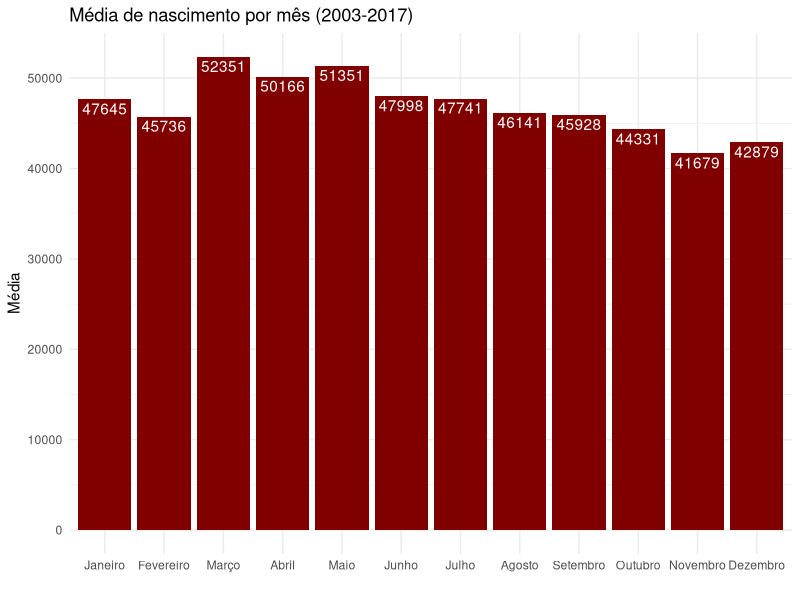

Write the R code that produced this figure. (Note: this script raises an error after producing the figure.)

library(readxl)
library(dplyr)
library(stringr)
library(magrittr)
library(purrr)
library(tidyr)
library(ggplot2)

# base de dados -----------------------------------------------------------

# raw_data <- 
#   map(1:32,
#       ~ read_excel("../data/tabela_registro_civil.xlsx", skip = 4, n_max = 380, sheet = .x) %>% 
#         select(-c(1:3)) %>% 
#         rename_at(1:2, ~ c("idade_da_mae_na_ocasiao_do_parto", "ano")) %>% 
#         mutate(idade_da_mae_na_ocasiao_do_parto = rep(idade_da_mae_na_ocasiao_do_parto[seq(1,380,10)], each = 10)) %>% 
#         cbind(
#           "GR_UF" = read_excel("../data/tabela_registro_civil.xlsx", skip = 2, n_max = 2, sheet = .x) %>% 
#             select(1) %>% 
#             names() %>% 
#             str_sub(start = 49)
#         ) %>% 
#         as_tibble() %>% 
#         mutate(GR_UF = as.character(GR_UF))
#   )

base_gr <-
  map(1:5,
      ~ read_excel("../data/tabela_registro_civil.xlsx", skip = 4, n_max = 15, sheet = .x) %>%
        select(-c(1:4)) %>%
        rename_at(1, ~ c("ano")) %>%
        cbind(
          "GR" = read_excel("../data/tabela_registro_civil.xlsx", skip = 2, n_max = 2, sheet = .x) %>%
            select(1) %>%
            names() %>%
            str_sub(start = 49)
        ) %>%
        as_tibble() %>%
        mutate(GR = as.character(GR))
  )

base_uf <-
  map(6:32,
      ~ read_excel("../data/tabela_registro_civil.xlsx", skip = 4, n_max = 15, sheet = .x) %>%
        select(-c(1:4)) %>%
        rename_at(1, ~ c("ano")) %>%
        cbind(
          "UF" = read_excel("../data/tabela_registro_civil.xlsx", skip = 2, n_max = 2, sheet = .x) %>%
            select(1) %>%
            names() %>%
            str_sub(start = 49)
        ) %>%
        as_tibble() %>%
        mutate(UF = as.character(UF))
  )

# base_gr %>% bind_rows() %>% write.csv("../data/base por gr.csv", row.names = F)
# base_uf %>% bind_rows() %>% write.csv("../data/base por uf.csv", row.names = F)


# rascunho ----------------------------------------------------------------

meses_12 <- base_gr %>% 
  bind_rows() %>% 
  gather(mes, value, -ano, -GR) %>% 
  distinct(mes)

# p1 <- 
  base_gr %>% 
  bind_rows() %>% 
  gather(mes, value, -ano, -GR) %>% 
  mutate(value = as.numeric(value)) %>% 
  group_by(mes) %>% 
  summarise(media = mean(value, na.rm = T)) %>% 
  ungroup() %>% 
  mutate(mes = factor(mes, levels = meses_12$mes)) %>% 
  ggplot(aes(mes, media)) +
  geom_bar(stat = 'identity', fill = "#800000") +
  theme_minimal() +
  geom_text(aes(label = media %>% round), nudge_y = -1000, color = "white") +
  labs(x = "", y = "Média", title = "Média de nascimento por mês (2003-2017)")


# -------------------------------------------------------------------------

meses

temp_sol <- 
  base_gr %>% 
  bind_rows() %>% 
  select(13,2,3, 8:10) %>% 
  gather(mes, value)
  # mutate(value = as.numeric(value)) %>% 
  # group_by(mes) %>% 
  # summarise(media = mean(value, na.rm = T)) %>% 
  # ungroup()

temp_sol %>% 
  mutate(tempo = if_else((mes=="Dezembro"|mes=="Janeiro"|mes=="Fevereiro"), "Calor", "Frio")) %>% 
  ggplot(aes(tempo, value)) +
  geom_boxplot()


# -------------------------------------------------------------------------

base_gr %>% 
  bind_rows() %>% 
  gather(mes, value, -ano, -GR) %>%
  group_by(GR, mes) %>% 
  summarise(media = mean(value, na.rm = T)) %>% 
  ungroup() %>% 
  mutate(mes = factor(mes, levels = meses_12$mes)) %>% 
  ggplot(aes(mes, media)) +
  geom_bar(stat = 'identity', fill = "#800000") +
  facet_grid(~ GR) +
  theme_minimal() +
  coord_flip() +
  geom_text(aes(label = media %>% round), nudge_y = 15000) +
  labs(x = "", y = "Média", title = "Média de nascimento por mês (2003-2017)")
  































